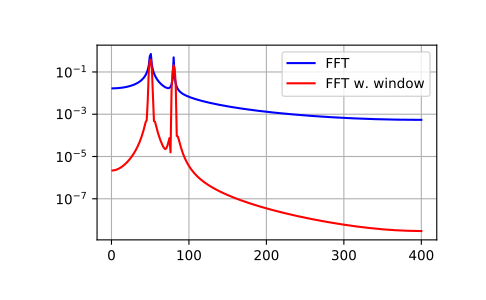

Generate this figure with Python:
from scipy.fft import fft
# Number of sample points
N = 600
# sample spacing
T = 1.0 / 800.0
x = np.linspace(0.0, N*T, N)
y = np.sin(50.0 * 2.0*np.pi*x) + 0.5*np.sin(80.0 * 2.0*np.pi*x)
yf = fft(y)
from scipy.signal import blackman
w = blackman(N)
ywf = fft(y*w)
xf = np.linspace(0.0, 1.0/(2.0*T), N//2)
import matplotlib.pyplot as plt
plt.semilogy(xf[1:N//2], 2.0/N * np.abs(yf[1:N//2]), '-b')
plt.semilogy(xf[1:N//2], 2.0/N * np.abs(ywf[1:N//2]), '-r')
plt.legend(['FFT', 'FFT w. window'])
plt.grid()
plt.show()
